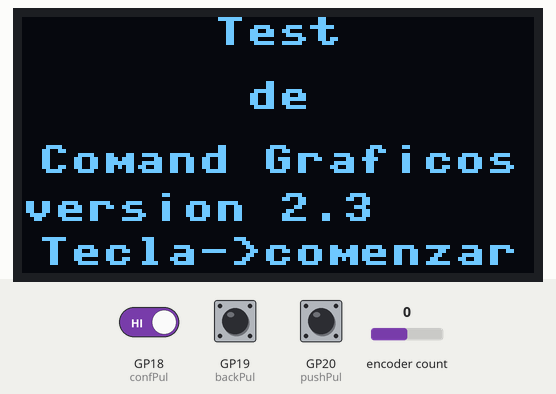
The program below on a simulated Raspberry Pi Pico running MicroPython. Shown: 128×64 one-colour display. The test bench sets the inputs (shaded band); at power-on: GP18 (confPul) HIGH, encoder count 0, GP19 (backPul) HIGH, GP20 (pushPul) HIGH. Library files of the repository ran but are not shown: sh1106.py; what the program prints to the serial console is not drawn.

Above: at 5.0 s.
5.1 s: GP18 (confPul) driven LOW
At 6.3 s:
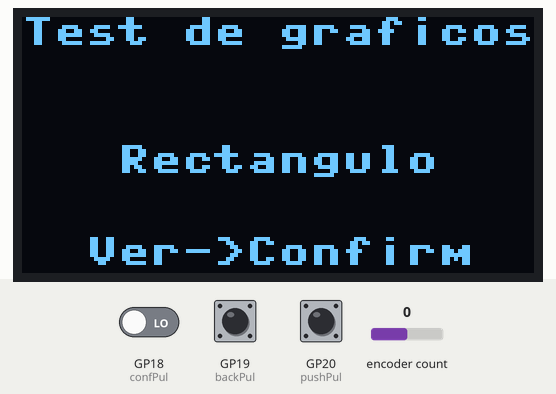
6.6 s: encoder count set to 4
At 7.3 s:
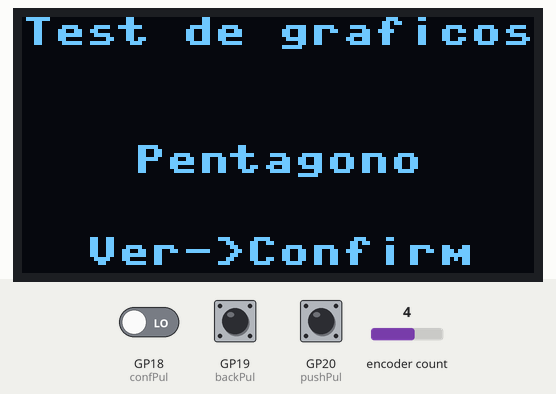
8.2 s: encoder count set to 8
At 9.4 s:
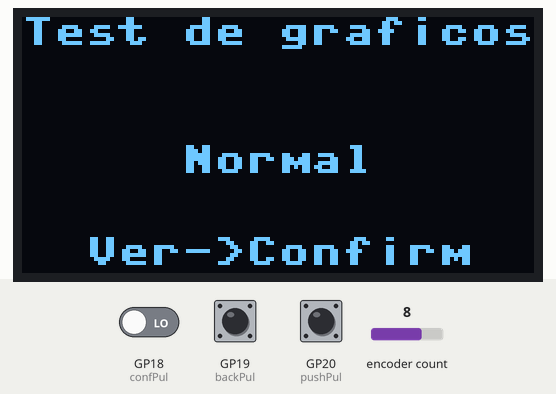
9.8 s: encoder count set to 7
At 10.7 s:
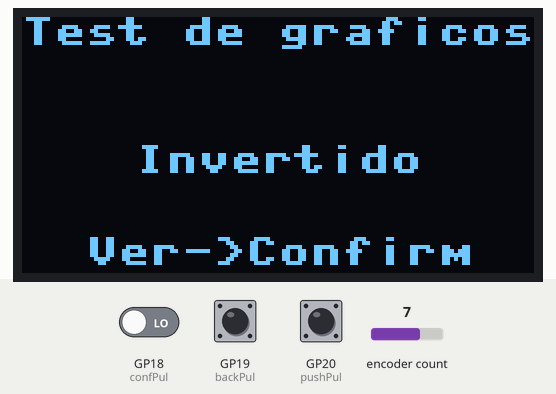
11.3 s: encoder count set to 11
At 11.7 s:
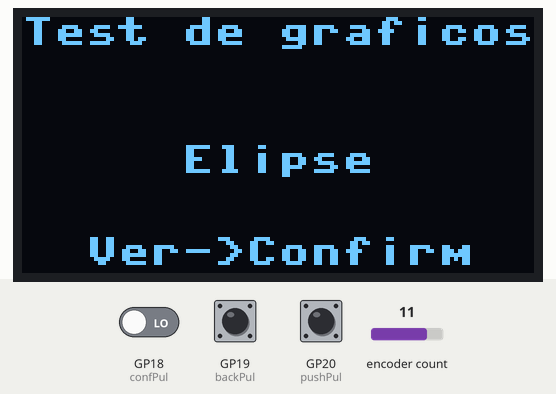
12.9 s: encoder count set to 12
At 14.2 s:
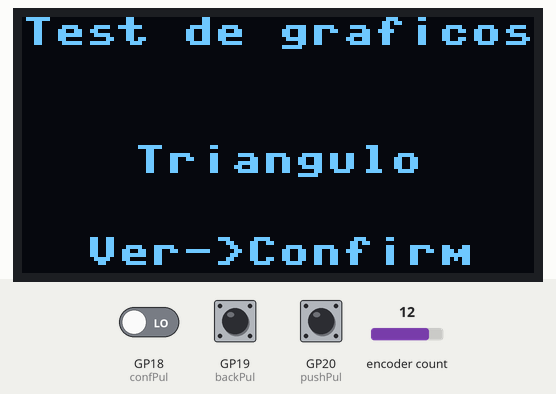
Timing chart, 0 to 15.4 s (numbered marks = the images above; inputs shaded):
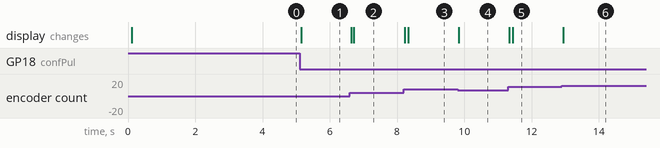

Measured:
- after the input at 5.1 s, the display: first changes after 0.05 s (image 1 shows a later state)
- after the input at 6.6 s, the display: first changes at once (image 2 shows a later state)
- after the input at 8.2 s, the display: first changes at once (image 3 shows a later state)
- after the input at 9.8 s, the display: changes at once (image 4)
- after the input at 11.3 s, the display: first changes at once (image 5 shows a later state)
- after the input at 12.9 s, the display: changes at once (image 6)

The program:

R_sh1106RE3sw_showGraph_2_3.py
```python
# Taller Programación y Robótica en CMM BML – 2024 -2025 - Clase 10
# Programa: Show graphic commnads I2C sh1106 by Rotrary Encoder and 3 switch
# Hardware platform: Pico _ & W / funciona igual sin cambios
# Librerias : sh1106.py
# Ref librerias: https://github.com/robert-hh/SH1106
# Fecha JCSP 2023 03 09
# Licencia : CC BY-NC-SA 4.0
# Add Learning topics : Design a program to mange a menu + use functions as objets
# Ref: https://www.coderdojotc.org/micropython/displays/graph/03-basic-drawing/
# Ref 2 : https://www.esploradores.com/oledsh_ssd1306/
# Ref 3 : https://docs.micropython.org/en/latest/library/framebuf.html
#
# Partiremos del show grafico versión 1.0 haciendo los siguientes cambios,
# que incorporaremos de forma progresiva chequeando que funcionen:#
# 1. Quitamos las esperas temporizadas --> se espera a pulsar un botón
# 2. El menú de opciones se mostrara con el rotary encoder ( modo wrap)
# 3. Evolucionaremos el menu a letra mas grande

from os import uname
# Informative block - start
p_keyOhw = "SH1106 I2C en GPIO4&5=SDA0 & SCL0 400khz + RE GPIO16/17 + 3switch 18,19 20"
p_project = "Graphic commands show carrusel -with RE & e switchs"
p_version = "2.3"
p_library = "SH1106  @robert-hh"
print(f"uPython version: {uname()[3]} ")
print(f"uC: {uname()[4]} - Key other HW: {p_keyOhw}")
print(f"Program: {p_project} - Version: {p_version}")
print(f"Key Library: {p_library}")

from machine import Pin, I2C
import sh1106
import array # necesario para coor de poligonos
import time
from rotary_irq_rp2 import RotaryIRQ

# 0.0 - Constates y varaibles globales
WIDTH =128
HEIGHT= 64
FREQ = 400_000   # Try lowering this value in case of "Errno 5"


# 0.1- los 2 pines del Rotary Encoder, si el incremento es decremento -> invertir
TRA = 16
TRB = 17

# 0. 1 Definition de los 3 switchs
listaPul = ['confirm', 'back', 'push']

CONFIRM = 18
BACK = 19
PUSH = 20
confPul = Pin(CONFIRM, Pin.IN) # pull up por circuito
backPul = Pin(BACK, Pin.IN) # pull up por circuito
pushPul = Pin(PUSH, Pin.IN) # pull up por circuito

# 0.3 Configura interrupciones asociadas a los pulsadores
teclas = [] # guarda las teclas presionadas
last_time = 0 # guarda la ultima marca de tiempo en que se presiono el pulsador

def manejaPulsadores(pin):

    global teclas, last_time
    new_time = time.ticks_ms()
    # Si ha pasado mas de 200ms desde el ultimo evento, temenos un nuevo evento. Evita los REBOTES
    if time.ticks_diff(new_time, last_time) > 400:
        teclas.append(listaPul[int(str(pin).split(",")[0][8:]) - CONFIRM])
        # Si la interrupcion vien del pulsador 'back' en GPIO19
        # objeto 'pin' devuelve por ejemplo 'Pin(GPIO19, mode=IN)' si lo pasamos a str
        # slip(",") parte por la coma en una lista ['Pin(GPIO19', ' mode=IN)']
        # [0][8:] toma del primero de la lista los caracteres del 8 al final, y lo pasa a int
        # 'Pin(GPIO19'[8:] -> '19'
        # y resta el valor de CONFIRM = 18 , dando 1
        # busca en listaPul[1] => 'back'
        last_time = new_time

confPul.irq(trigger=Pin.IRQ_FALLING, handler=manejaPulsadores)

backPul.irq(trigger=Pin.IRQ_FALLING, handler=manejaPulsadores)

pushPul.irq(trigger=Pin.IRQ_FALLING, handler=manejaPulsadores)


def show_rect():
    """Display in oledsh a rectangule 20 x 16"""
    oledsh.rect(WIDTH//2 - 10, HEIGHT//2 - 8, 20, 16, 1) # x0, y0, size hor, size vert , color
    return "Rectangulo 20x16"

def show_Frect():
    """Display in oledsh a filled rectangule 20 x 16"""
    oledsh.fill_rect(WIDTH//2 - 10, HEIGHT//2 - 8, 20, 16, 1) # x0, y0, size hor, size vert , color
    return "Rect Lleno 20x16"

def show_invert():
    """Invert Display """
    oledsh.fill_rect(WIDTH//2 - 10, HEIGHT//2 - 8, 20, 16, 1) # x0, y0, size hor, size vert , color
    oledsh.invert(1)
    return "Invierte oledsh"

def show_normal():
    """Invert Display """
    oledsh.fill_rect(WIDTH//2 - 10, HEIGHT//2 - 8, 20, 16, 1) # x0, y0, size hor, size vert , color
    oledsh.invert(0)
    return "Normal oledsh"

def show_circ():
    """Display in oledsh a circule r= 20"""
    oledsh.ellipse(WIDTH//2, HEIGHT//2, 20, 20, 1) # x0, y0, radius, color
    return "Circulo r=30"

def show_ellipse():
    """Display in oledsh an ellipse rx= 40, ry=20"""
    oledsh.ellipse(WIDTH//2, HEIGHT//2, 40, 20, 1) # x0, y0, radius X, radius Y, color
    return "Ellipse (40,20)"

def show_QFellipse():
    """Display in oledsh a 1/4 ellipse rx= 40, ry=20"""
    oledsh.ellipse(WIDTH//2, HEIGHT//2, 40, 20, 1, True, 10) # x0, y0, radius X, radius Y, color, filled
    # last param is quarter ellipse indicator 1bit last 4
    # 0001 top right
    # 0010 top left
    # 0100 bottom left
    # 1000 bottom right
    return "Ellip 2q (40,20)"

def show_triangle():
    """Display in oledsh a triangle """
    cor = array.array('h',[60, 0, 30, 40, 90, 40])
    oledsh.poly(0, 10, cor, 1)
    return "Triangle (63,10)"

def show_pentagono():
    """Display in oledsh a pentagono """
    cor = array.array('h',[60, 0, 15, 20, 30, 40, 90, 40, 105, 20])
    oledsh.poly(0, 10, cor, 1) # x0, y0, coor[x0,y0, x1,y1, x2, y2...], color
    return "Pentagon (63,10)"

MENU = [[show_rect, 'Rectangulo'],
        [show_circ,'Circulo'],
        [show_ellipse, 'Elipse'],
        [show_triangle, 'Triangulo'],
        [show_pentagono, 'Pentagono'],
        [show_Frect, 'Rect lleno'],
        [show_QFellipse, 'Elipse 2q'],
        [show_invert, 'Invertido'],
        [show_normal, 'Normal']]


# 0.1 Objeto I2C y LCD
i2c = I2C(0, sda = Pin(4), scl = Pin(5), freq = FREQ)
print('Info del bus i2c: ',i2c)

oledsh = sh1106.SH1106_I2C(WIDTH, HEIGHT , i2c, addr = 0x3c, rotate = 0) # constructor - I2C direccion 3C por defecto
oledsh.sleep(False)

#1- Creacion  del objeto RE
r = RotaryIRQ(
    pin_num_clk=TRB,
    pin_num_dt=TRA,
    min_val=0,
    max_val=(len(MENU)-1),
    reverse=False,
    incr=1,
    range_mode=RotaryIRQ.RANGE_WRAP,
    # pull_up=True, # si pull up por circuito -> comenta
    half_step=False,
    )


# 3- Programa Principal - Presentacion
oledsh.fill(0) # clear screen
oledsh.show()

oledsh.fill(0)
oledsh.text("Test", (WIDTH - len("Test")*8) // 2, 0)
oledsh.text("de", (WIDTH - len("de")*8) // 2, 16)
oledsh.text("Comand Graficos", (WIDTH - len("Comand Graficos")*8) // 2, 32)
oledsh.text("version " + p_version, 0, 44)
msgL8 = "Tecla->comenzar"
oledsh.text(msgL8, (WIDTH - len(msgL8)*8) // 2, 55, 1)
oledsh.show()
while True:
    #utime.sleep(1)
    if teclas != []:
        teclas = []
        oledsh.fill(0)
        oledsh.show()
        break

opcion = r.value()

try:
    while True:
        oledsh.fill(0)
        oledsh.text("Test de graficos",0,0,1)
        msgL4 = MENU[opcion][1]
        oledsh.text(msgL4, (WIDTH - len(msgL4)*8) // 2, 32, 1)
        msgL8 = 'Ver->Confirm'
        oledsh.text(msgL8, (WIDTH - len(msgL8)*8) // 2, 55, 1)
        oledsh.show(True) # hace que se actualicen todas las paginas, si no no funciona
        opcion = r.value()
        if teclas != [] and teclas[0] == 'confirm':
            teclas = []
            oledsh.fill(0)
            orden = MENU[opcion][0]
            msgL1 = orden()
            msgL8 = 'Volver->Back'
            oledsh.text(msgL1, (WIDTH - len(msgL1)*8) // 2, 0, 1)
            oledsh.text(msgL8, (WIDTH - len(msgL8)*8) // 2, 55, 1)
            oledsh.show(True) # hace que se actualicen todas las paginas, si no no funciona
            while not('back' in teclas):
                pass
            teclas = []
#             while True:
#                 if :
#                     teclas = []
#                     break

except KeyboardInterrupt: #  si CTRL+C se presiona - > limpiar display
    oledsh.fill(0)
    oledsh.show()
```
